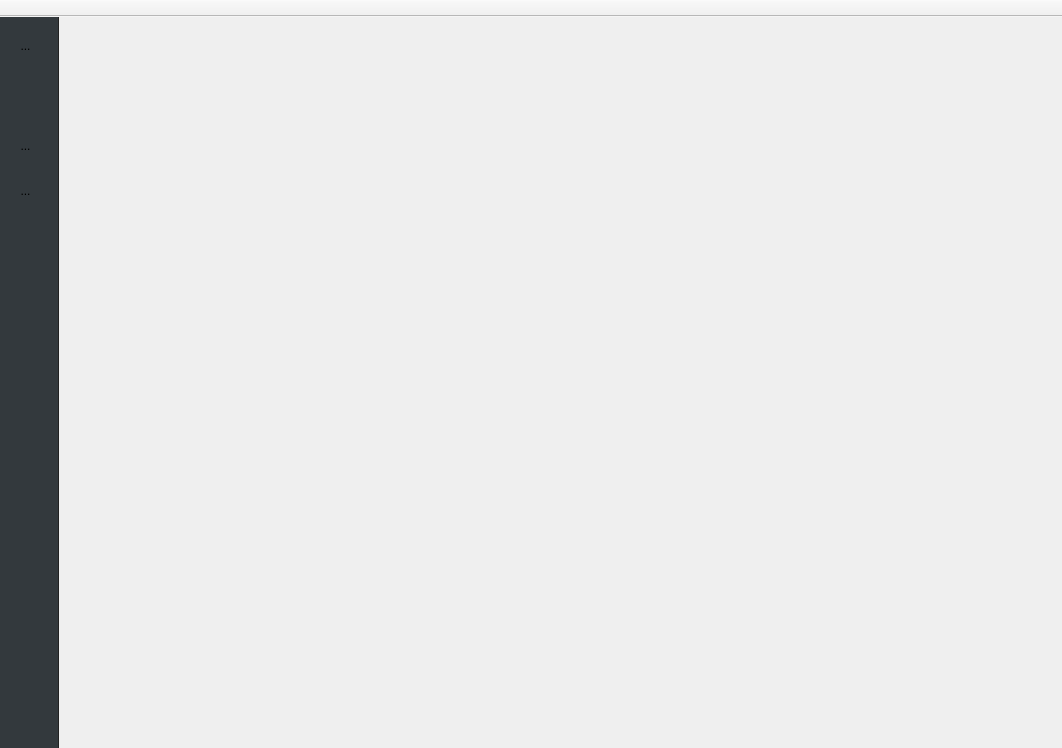
<?xml version="1.0" encoding="UTF-8"?>
<ui version="4.0">
 <class>MainWindow</class>
 <widget class="QMainWindow" name="MainWindow">
  <property name="geometry">
   <rect>
    <x>0</x>
    <y>0</y>
    <width>1062</width>
    <height>748</height>
   </rect>
  </property>
  <property name="windowTitle">
   <string>MediaElch</string>
  </property>
  <property name="styleSheet">
   <string notr="true">#centralWidget {
	background-image: url(:/img/pattern2.png);
}

#menuWidget {
	background-color: rgb(51, 57, 61);
	border-right: 1px solid rgb(34, 34, 34);
}</string>
  </property>
  <widget class="QWidget" name="centralWidget">
   <layout class="QHBoxLayout" name="horizontalLayout_2">
    <property name="spacing">
     <number>0</number>
    </property>
    <property name="margin">
     <number>0</number>
    </property>
    <item>
     <widget class="QWidget" name="menuWidget" native="true">
      <property name="minimumSize">
       <size>
        <width>0</width>
        <height>0</height>
       </size>
      </property>
      <property name="maximumSize">
       <size>
        <width>16777215</width>
        <height>16777215</height>
       </size>
      </property>
      <layout class="QVBoxLayout" name="verticalLayout">
       <property name="spacing">
        <number>28</number>
       </property>
       <property name="leftMargin">
        <number>16</number>
       </property>
       <property name="topMargin">
        <number>20</number>
       </property>
       <property name="rightMargin">
        <number>16</number>
       </property>
       <property name="bottomMargin">
        <number>0</number>
       </property>
       <item>
        <widget class="QToolButton" name="buttonMovies">
         <property name="toolTip">
          <string>Movies</string>
         </property>
         <property name="styleSheet">
          <string notr="true">border: 0;</string>
         </property>
         <property name="text">
          <string>...</string>
         </property>
         <property name="icon">
          <iconset resource="MediaElch.qrc">
           <normaloff>:/img/video_menuActive.png</normaloff>:/img/video_menuActive.png</iconset>
         </property>
         <property name="iconSize">
          <size>
           <width>24</width>
           <height>24</height>
          </size>
         </property>
        </widget>
       </item>
       <item>
        <widget class="QToolButton" name="buttonMovieSets">
         <property name="toolTip">
          <string>Movie Sets</string>
         </property>
         <property name="styleSheet">
          <string notr="true">border: 0;</string>
         </property>
         <property name="text">
          <string/>
         </property>
         <property name="icon">
          <iconset resource="MediaElch.qrc">
           <normaloff>:/img/movieSets_menu.png</normaloff>:/img/movieSets_menu.png</iconset>
         </property>
         <property name="iconSize">
          <size>
           <width>24</width>
           <height>24</height>
          </size>
         </property>
        </widget>
       </item>
       <item>
        <widget class="QToolButton" name="buttonTvshows">
         <property name="toolTip">
          <string>TV Shows</string>
         </property>
         <property name="styleSheet">
          <string notr="true">border: 0;</string>
         </property>
         <property name="text">
          <string>...</string>
         </property>
         <property name="icon">
          <iconset resource="MediaElch.qrc">
           <normaloff>:/img/display_on_menu.png</normaloff>:/img/display_on_menu.png</iconset>
         </property>
         <property name="iconSize">
          <size>
           <width>24</width>
           <height>24</height>
          </size>
         </property>
        </widget>
       </item>
       <item>
        <widget class="QToolButton" name="buttonSettings">
         <property name="toolTip">
          <string>Settings</string>
         </property>
         <property name="styleSheet">
          <string notr="true">border: 0;</string>
         </property>
         <property name="text">
          <string>...</string>
         </property>
         <property name="icon">
          <iconset resource="MediaElch.qrc">
           <normaloff>:/img/spanner_menu.png</normaloff>:/img/spanner_menu.png</iconset>
         </property>
         <property name="iconSize">
          <size>
           <width>24</width>
           <height>28</height>
          </size>
         </property>
        </widget>
       </item>
       <item>
        <spacer name="verticalSpacer">
         <property name="orientation">
          <enum>Qt::Vertical</enum>
         </property>
         <property name="sizeHint" stdset="0">
          <size>
           <width>20</width>
           <height>40</height>
          </size>
         </property>
        </spacer>
       </item>
      </layout>
     </widget>
    </item>
    <item>
     <widget class="QStackedWidget" name="stackedWidget">
      <property name="currentIndex">
       <number>0</number>
      </property>
      <widget class="QWidget" name="page">
       <layout class="QVBoxLayout" name="verticalLayout_2">
        <property name="margin">
         <number>0</number>
        </property>
        <item>
         <widget class="QSplitter" name="movieSplitter">
          <property name="styleSheet">
           <string notr="true">QSplitter::handle {
	background-color: transparent;
}
</string>
          </property>
          <property name="lineWidth">
           <number>0</number>
          </property>
          <property name="orientation">
           <enum>Qt::Horizontal</enum>
          </property>
          <property name="handleWidth">
           <number>1</number>
          </property>
          <property name="childrenCollapsible">
           <bool>false</bool>
          </property>
          <widget class="FilesWidget" name="filesWidget" native="true">
           <property name="minimumSize">
            <size>
             <width>100</width>
             <height>0</height>
            </size>
           </property>
          </widget>
          <widget class="MovieWidget" name="movieWidget" native="true"/>
         </widget>
        </item>
       </layout>
      </widget>
      <widget class="QWidget" name="page_2">
       <layout class="QVBoxLayout" name="verticalLayout_3">
        <property name="margin">
         <number>0</number>
        </property>
        <item>
         <widget class="QSplitter" name="tvShowSplitter">
          <property name="styleSheet">
           <string notr="true">QSplitter::handle {
	background-color: transparent;
}
</string>
          </property>
          <property name="lineWidth">
           <number>0</number>
          </property>
          <property name="orientation">
           <enum>Qt::Horizontal</enum>
          </property>
          <property name="handleWidth">
           <number>1</number>
          </property>
          <property name="childrenCollapsible">
           <bool>false</bool>
          </property>
          <widget class="TvShowFilesWidget" name="tvShowFilesWidget" native="true">
           <property name="minimumSize">
            <size>
             <width>100</width>
             <height>0</height>
            </size>
           </property>
           <property name="focusPolicy">
            <enum>Qt::NoFocus</enum>
           </property>
          </widget>
          <widget class="TvShowWidget" name="tvShowWidget" native="true"/>
         </widget>
        </item>
       </layout>
      </widget>
      <widget class="Settings" name="settings"/>
      <widget class="SetsWidget" name="setsWidget"/>
     </widget>
    </item>
   </layout>
  </widget>
  <widget class="QToolBar" name="mainToolBar">
   <property name="movable">
    <bool>false</bool>
   </property>
   <property name="iconSize">
    <size>
     <width>24</width>
     <height>24</height>
    </size>
   </property>
   <property name="toolButtonStyle">
    <enum>Qt::ToolButtonTextUnderIcon</enum>
   </property>
   <attribute name="toolBarArea">
    <enum>TopToolBarArea</enum>
   </attribute>
   <attribute name="toolBarBreak">
    <bool>false</bool>
   </attribute>
  </widget>
  <action name="actionSettings">
   <property name="text">
    <string>Settings</string>
   </property>
  </action>
  <action name="actionQuit">
   <property name="text">
    <string>Quit</string>
   </property>
  </action>
  <action name="actionAbout">
   <property name="text">
    <string>About</string>
   </property>
  </action>
 </widget>
 <layoutdefault spacing="6" margin="11"/>
 <customwidgets>
  <customwidget>
   <class>MovieWidget</class>
   <extends>QWidget</extends>
   <header>MovieWidget.h</header>
   <container>1</container>
  </customwidget>
  <customwidget>
   <class>FilesWidget</class>
   <extends>QWidget</extends>
   <header>FilesWidget.h</header>
   <container>1</container>
  </customwidget>
  <customwidget>
   <class>TvShowFilesWidget</class>
   <extends>QWidget</extends>
   <header>TvShowFilesWidget.h</header>
   <container>1</container>
  </customwidget>
  <customwidget>
   <class>TvShowWidget</class>
   <extends>QWidget</extends>
   <header>TvShowWidget.h</header>
   <container>1</container>
  </customwidget>
  <customwidget>
   <class>SetsWidget</class>
   <extends>QWidget</extends>
   <header>SetsWidget.h</header>
   <container>1</container>
  </customwidget>
  <customwidget>
   <class>Settings</class>
   <extends>QWidget</extends>
   <header>settings/Settings.h</header>
   <container>1</container>
  </customwidget>
 </customwidgets>
 <resources>
  <include location="MediaElch.qrc"/>
 </resources>
 <connections/>
</ui>
